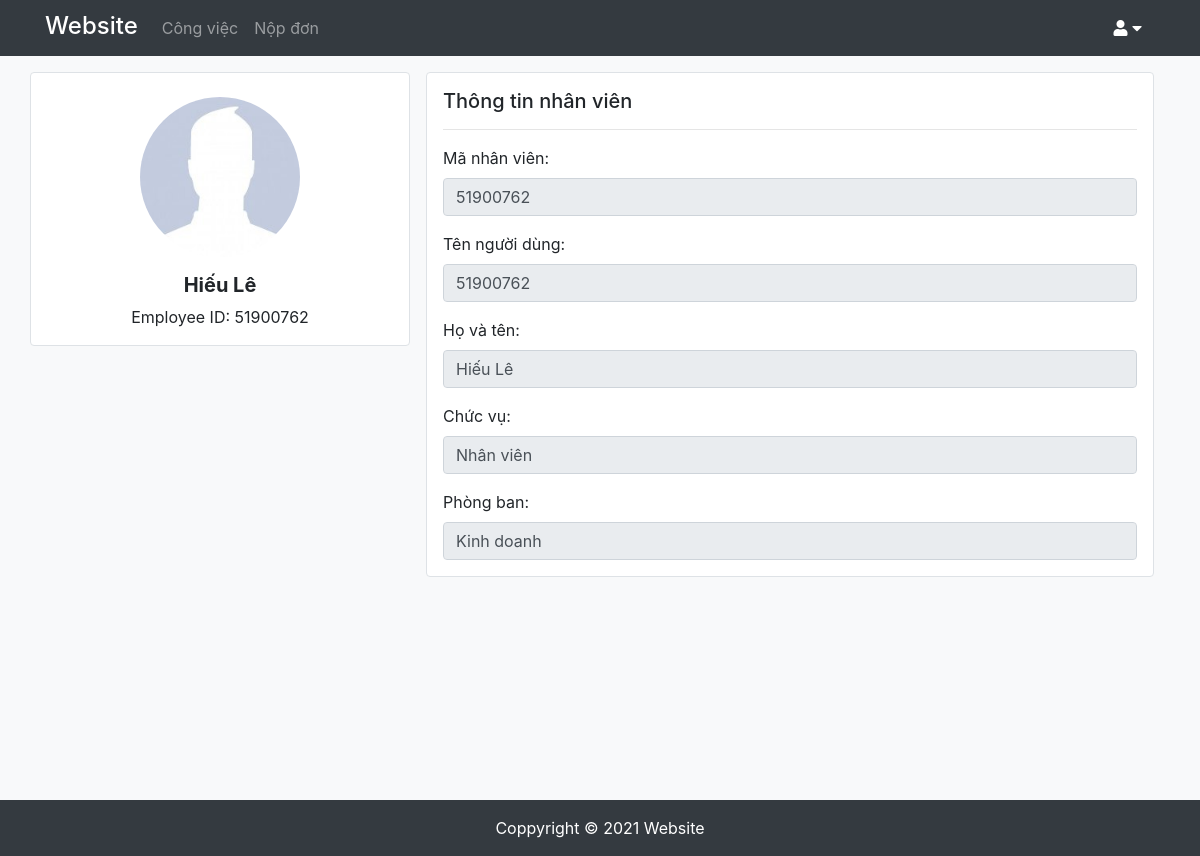
The app's page /profile.php?username=51900762 (signed in) with its own data.
### tables this page shows
CREATE TABLE `account` (
  `username` varchar(20) NOT NULL,
  `password` varchar(100) NOT NULL,
  `hoten` varchar(50) NOT NULL,
  `chucvu` varchar(20) NOT NULL DEFAULT 'Nhân viên',
  `maphongban` smallint(6) DEFAULT NULL,
  `avatar` text NOT NULL DEFAULT 'default_avatar.png'
);

CREATE TABLE `phongban` (
  `ID` smallint(6) NOT NULL,
  `tenphongban` varchar(20) NOT NULL,
  `matruongphong` varchar(20) DEFAULT NULL,
  `mota` varchar(255) NOT NULL,
  `sophong` tinyint(4) NOT NULL
);

### profile.php (the view, shortened to what this page needs)
<?php
    require_once './API/connection.php';
    $input_username = !empty($_GET['username']) ? $_GET['username'] : $_SESSION['user'];
    $stmt = $conn->prepare('SELECT username, hoten, chucvu, tenphongban, avatar FROM account, phongban
                            WHERE account.maphongban = phongban.ID AND account.username = ?');
    $stmt->bind_param("s", $input_username);
    if (!$stmt->execute()) {
        die($error = $stmt->error);
    }
    $result = $stmt->get_result();
    $row = $result->fetch_assoc();
    $hoten = $row['hoten'];
    $chucvu = $row['chucvu'];
    $tenphongban = $row['tenphongban'];
    $avatar = $row['avatar'];
?>
<!DOCTYPE html>
<html lang="en">
<head>
    <link rel="stylesheet" href="https://maxcdn.bootstrapcdn.com/bootstrap/4.5.2/css/bootstrap.min.css">
    <link href="https://cdnjs.cloudflare.com/ajax/libs/font-awesome/5.13.0/css/all.min.css" rel="stylesheet">
    <link rel="stylesheet" href="style.css">
</head>
<body>
    <div id="wrapper">
        <?php
            include 'navbar.php';
        ?>
        <div class="container ">
            <div class="row ">
                <div class="col-lg-4 mb-3 mb-lg-0 p-0" >
                    <div class="p-3 pt-4 bg-white border rounded">
                        <div class="mb-3 mx-auto rounded-circle position-relative" style="width:160px; height:160px">
                            <img class="rounded-circle w-100 h-100" src="assets/img/<?= $avatar?>" >
                        </div>
                        <div class="text-center">
                            <div><h5><b><?= $hoten?></b></h5></div>
                            <div>Employee ID: <?= $input_username?></div>
                        </div>
                    </div>
                </div>
                <div class=" col-lg-8 p-0 px-lg-3 mb-4 mb-lg-0">
                    <div class="border p-3 rounded bg-white">
                        <h5>Thông tin nhân viên</h5>
                        <hr>
                        <div class="form-group mt-3">
                            <label for="">Mã nhân viên:</label>
                            <input type="text" class="form-control" id="username" disabled value="<?= $input_username?>">
                        </div>
                        <div class="form-group">
                            <label for="">Tên người dùng:</label>
                            <input type="text" class="form-control" id="" disabled value="<?= $input_username?>">
                        </div>
                        <div class="form-group">
                            <label for="new-password">Họ và tên:</label>
                            <input type="text" class="form-control" id="" disabled value="<?= $hoten?>">
                        </div>
                        <div class="form-group">
                            <label for="">Chức vụ:</label>
                            <input type="text" class="form-control" id="" disabled value="<?= $chucvu?>">
                        </div>
                        <div class="form-group mb-0">
                            <label for="">Phòng ban:</label>
                            <input type="text" class="form-control" id="" disabled value="<?= $tenphongban?>">
                        </div>
                    </div>
                </div>
            </div>
        </div>
        <?php
            include_once 'footer.php';
        ?>
    </div>
</body>
</html>

### style.css (style rules this page uses)
#wrapper { background-color: #f8f9fa; }
#wrapper > .container { min-height: calc(100vh - 3.5rem); padding-top: 1rem; padding-bottom: 1.5rem; margin-top: 56px; }
img { object-fit: cover; }

### records on screen
account: avatar (placeholder picture), hoten "Hiếu Lê", chucvu "Nhân viên", maphongban.tenphongban "Kinh doanh"

### other values on screen
$input_username "51900762"
